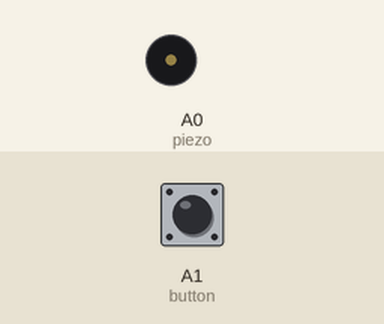
A program run on a simulated CircuitPython board. On the bench: buzzer (waves = sounding). The test bench sets the inputs (shaded band); at power-on: A1 (button) HIGH.

Above: at 1.2 s.
1.3 s: A1 (button) pulled LOW for 0.15 s
At 1.38 s:
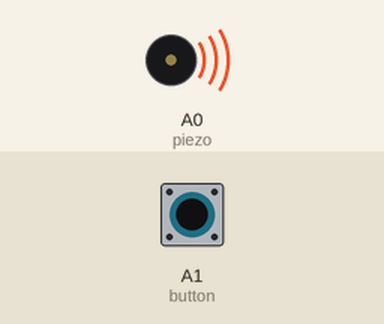
2.9 s: A1 (button) pulled LOW for 3.2 s
At 6.9 s:
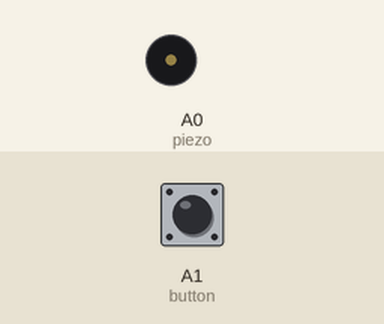
Timing chart, 0 to 8.4 s (numbered marks = the images above; inputs shaded):
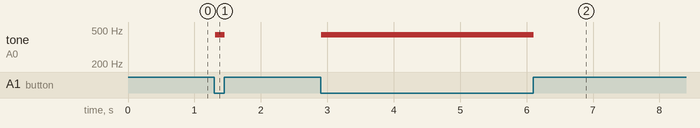

Measured:
- after the input at 1.3 s, tone on A0 (piezo): silent → 440 Hz at once, → silent 0.15 s later
- after the input at 2.9 s, tone on A0 (piezo): silent → 440 Hz at once, → silent 3.2 s later

The program:

pwm_audio.py
```python
import pwmio
import board
import time
import digitalio
from adafruit_debouncer import Debouncer

piezo = pwmio.PWMOut(board.A0, duty_cycle=0,
                     frequency=440, variable_frequency=True)

piezo.duty_cycle = 0  # Off

button = digitalio.DigitalInOut(board.A1)
button.switch_to_input(pull=digitalio.Pull.UP)
button = Debouncer(button)

while True:
    button.update()
    if button.fell:
        piezo.frequency = 440
        piezo.duty_cycle = 65535 // 2  # On 50%
    elif button.rose:
        piezo.duty_cycle = 0  # Off
```
